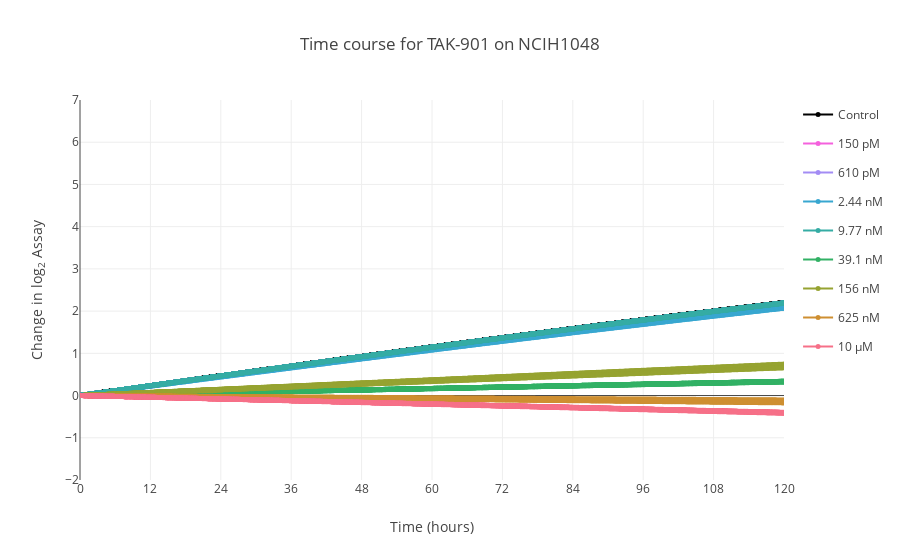

Notebook code cell kept with this figure:
### Code cell
plot_time_course(d, log_yaxis=True)

### Figure 1 — Plotly figure (JSON) as saved in the notebook; plotly's stock layout.template omitted (floating-point values rounded to 4 significant figures; data arrays with more than 128 entries replaced by an {"elided": "..."} marker saying what was removed)
{"data": [{"legendgroup": "__Control", "line": {"color": "black", "shape": "spline"}, "marker": {"size": 5}, "mode": "lines+markers", "name": "Control", "showlegend": true, "type": "scatter", "x": {"elided": "501 float values"}, "y": {"elided": "501 float values"}}, {"legendgroup": "__Control", "line": {"color": "black", "shape": "spline"}, "marker": {"size": 5}, "mode": "lines+markers", "name": "Control", "showlegend": false, "type": "scatter", "x": {"elided": "501 float values"}, "y": {"elided": "501 float values"}}, {"legendgroup": "__Control", "line": {"color": "black", "shape": "spline"}, "marker": {"size": 5}, "mode": "lines+markers", "name": "Control", "showlegend": false, "type": "scatter", "x": {"elided": "501 float values"}, "y": {"elided": "501 float values"}}, {"legendgroup": "__Control", "line": {"color": "black", "shape": "spline"}, "marker": {"size": 5}, "mode": "lines+markers", "name": "Control", "showlegend": false, "type": "scatter", "x": {"elided": "501 float values"}, "y": {"elided": "501 float values"}}, {"legendgroup": "__Control", "line": {"color": "black", "shape": "spline"}, "marker": {"size": 5}, "mode": "lines+markers", "name": "Control", "showlegend": false, "type": "scatter", "x": {"elided": "501 float values"}, "y": {"elided": "501 float values"}}, {"legendgroup": "__Control", "line": {"color": "black", "shape": "spline"}, "marker": {"size": 5}, "mode": "lines+markers", "name": "Control", "showlegend": false, "type": "scatter", "x": {"elided": "501 float values"}, "y": {"elided": "501 float values"}}, {"legendgroup": "__Control", "line": {"color": "black", "shape": "spline"}, "marker": {"size": 5}, "mode": "lines+markers", "name": "Control", "showlegend": false, "type": "scatter", "x": {"elided": "501 float values"}, "y": {"elided": "501 float values"}}, {"legendgroup": "__Control", "line": {"color": "black", "shape": "spline"}, "marker": {"size": 5}, "mode": "lines+markers", "name": "Control", "showlegend": false, "type": "scatter", "x": {"elided": "501 float values"}, "y": {"elided": "501 float values"}}, {"legendgroup": "__Control", "line": {"color": "black", "shape": "spline"}, "marker": {"size": 5}, "mode": "lines+markers", "name": "Control", "showlegend": false, "type": "scatter", "x": {"elided": "501 float values"}, "y": {"elided": "501 float values"}}, {"customdata": [{"csvname": [1.5e-10]}], "legendgroup": "150 pM", "line": {"color": "rgb(244, 97, 221)", "shape": "spline"}, "marker": {"size": 5}, "mode": "lines+markers", "name": "150 pM", "showlegend": true, "type": "scatter", "x": {"elided": "501 float values"}, "y": {"elided": "501 float values"}}, {"customdata": [{"csvname": [1.5e-10]}], "legendgroup": "150 pM", "line": {"color": "rgb(244, 97, 221)", "shape": "spline"}, "marker": {"size": 5}, "mode": "lines+markers", "name": "150 pM", "showlegend": false, "type": "scatter", "x": {"elided": "501 float values"}, "y": {"elided": "501 float values"}}, {"customdata": [{"csvname": [1.5e-10]}], "legendgroup": "150 pM", "line": {"color": "rgb(244, 97, 221)", "shape": "spline"}, "marker": {"size": 5}, "mode": "lines+markers", "name": "150 pM", "showlegend": false, "type": "scatter", "x": {"elided": "501 float values"}, "y": {"elided": "501 float values"}}, {"customdata": [{"csvname": [1.5e-10]}], "legendgroup": "150 pM", "line": {"color": "rgb(244, 97, 221)", "shape": "spline"}, "marker": {"size": 5}, "mode": "lines+markers", "name": "150 pM", "showlegend": false, "type": "scatter", "x": {"elided": "501 float values"}, "y": {"elided": "501 float values"}}, {"customdata": [{"csvname": [1.5e-10]}], "legendgroup": "150 pM", "line": {"color": "rgb(244, 97, 221)", "shape": "spline"}, "marker": {"size": 5}, "mode": "lines+markers", "name": "150 pM", "showlegend": false, "type": "scatter", "x": {"elided": "501 float values"}, "y": {"elided": "501 float values"}}, {"customdata": [{"csvname": [1.5e-10]}], "legendgroup": "150 pM", "line": {"color": "rgb(244, 97, 221)", "shape": "spline"}, "marker": {"size": 5}, "mode": "lines+markers", "name": "150 pM", "showlegend": false, "type": "scatter", "x": {"elided": "501 float values"}, "y": {"elided": "501 float values"}}, {"customdata": [{"csvname": [1.5e-10]}], "legendgroup": "150 pM", "line": {"color": "rgb(244, 97, 221)", "shape": "spline"}, "marker": {"size": 5}, "mode": "lines+markers", "name": "150 pM", "showlegend": false, "type": "scatter", "x": {"elided": "501 float values"}, "y": {"elided": "501 float values"}}, {"customdata": [{"csvname": [1.5e-10]}], "legendgroup": "150 pM", "line": {"color": "rgb(244, 97, 221)", "shape": "spline"}, "marker": {"size": 5}, "mode": "lines+markers", "name": "150 pM", "showlegend": false, "type": "scatter", "x": {"elided": "501 float values"}, "y": {"elided": "501 float values"}}, {"customdata": [{"csvname": [1.5e-10]}], "legendgroup": "150 pM", "line": {"color": "rgb(244, 97, 221)", "shape": "spline"}, "marker": {"size": 5}, "mode": "lines+markers", "name": "150 pM", "showlegend": false, "type": "scatter", "x": {"elided": "501 float values"}, "y": {"elided": "501 float values"}}, {"customdata": [{"csvname": [6.1e-10]}], "legendgroup": "610 pM", "line": {"color": "rgb(163, 140, 244)", "shape": "spline"}, "marker": {"size": 5}, "mode": "lines+markers", "name": "610 pM", "showlegend": true, "type": "scatter", "x": {"elided": "501 float values"}, "y": {"elided": "501 float values"}}, {"customdata": [{"csvname": [6.1e-10]}], "legendgroup": "610 pM", "line": {"color": "rgb(163, 140, 244)", "shape": "spline"}, "marker": {"size": 5}, "mode": "lines+markers", "name": "610 pM", "showlegend": false, "type": "scatter", "x": {"elided": "501 float values"}, "y": {"elided": "501 float values"}}, {"customdata": [{"csvname": [6.1e-10]}], "legendgroup": "610 pM", "line": {"color": "rgb(163, 140, 244)", "shape": "spline"}, "marker": {"size": 5}, "mode": "lines+markers", "name": "610 pM", "showlegend": false, "type": "scatter", "x": {"elided": "501 float values"}, "y": {"elided": "501 float values"}}, {"customdata": [{"csvname": [6.1e-10]}], "legendgroup": "610 pM", "line": {"color": "rgb(163, 140, 244)", "shape": "spline"}, "marker": {"size": 5}, "mode": "lines+markers", "name": "610 pM", "showlegend": false, "type": "scatter", "x": {"elided": "501 float values"}, "y": {"elided": "501 float values"}}, {"customdata": [{"csvname": [6.1e-10]}], "legendgroup": "610 pM", "line": {"color": "rgb(163, 140, 244)", "shape": "spline"}, "marker": {"size": 5}, "mode": "lines+markers", "name": "610 pM", "showlegend": false, "type": "scatter", "x": {"elided": "501 float values"}, "y": {"elided": "501 float values"}}, {"customdata": [{"csvname": [6.1e-10]}], "legendgroup": "610 pM", "line": {"color": "rgb(163, 140, 244)", "shape": "spline"}, "marker": {"size": 5}, "mode": "lines+markers", "name": "610 pM", "showlegend": false, "type": "scatter", "x": {"elided": "501 float values"}, "y": {"elided": "501 float values"}}, {"customdata": [{"csvname": [6.1e-10]}], "legendgroup": "610 pM", "line": {"color": "rgb(163, 140, 244)", "shape": "spline"}, "marker": {"size": 5}, "mode": "lines+markers", "name": "610 pM", "showlegend": false, "type": "scatter", "x": {"elided": "501 float values"}, "y": {"elided": "501 float values"}}, {"customdata": [{"csvname": [6.1e-10]}], "legendgroup": "610 pM", "line": {"color": "rgb(163, 140, 244)", "shape": "spline"}, "marker": {"size": 5}, "mode": "lines+markers", "name": "610 pM", "showlegend": false, "type": "scatter", "x": {"elided": "501 float values"}, "y": {"elided": "501 float values"}}, {"customdata": [{"csvname": [6.1e-10]}], "legendgroup": "610 pM", "line": {"color": "rgb(163, 140, 244)", "shape": "spline"}, "marker": {"size": 5}, "mode": "lines+markers", "name": "610 pM", "showlegend": false, "type": "scatter", "x": {"elided": "501 float values"}, "y": {"elided": "501 float values"}}, {"customdata": [{"csvname": [2.44e-09]}], "legendgroup": "2.44 nM", "line": {"color": "rgb(56, 167, 208)", "shape": "spline"}, "marker": {"size": 5}, "mode": "lines+markers", "name": "2.44 nM", "showlegend": true, "type": "scatter", "x": {"elided": "501 float values"}, "y": {"elided": "501 float values"}}, {"customdata": [{"csvname": [2.44e-09]}], "legendgroup": "2.44 nM", "line": {"color": "rgb(56, 167, 208)", "shape": "spline"}, "marker": {"size": 5}, "mode": "lines+markers", "name": "2.44 nM", "showlegend": false, "type": "scatter", "x": {"elided": "501 float values"}, "y": {"elided": "501 float values"}}, {"customdata": [{"csvname": [2.44e-09]}], "legendgroup": "2.44 nM", "line": {"color": "rgb(56, 167, 208)", "shape": "spline"}, "marker": {"size": 5}, "mode": "lines+markers", "name": "2.44 nM", "showlegend": false, "type": "scatter", "x": {"elided": "501 float values"}, "y": {"elided": "501 float values"}}, {"customdata": [{"csvname": [2.44e-09]}], "legendgroup": "2.44 nM", "line": {"color": "rgb(56, 167, 208)", "shape": "spline"}, "marker": {"size": 5}, "mode": "lines+markers", "name": "2.44 nM", "showlegend": false, "type": "scatter", "x": {"elided": "501 float values"}, "y": {"elided": "501 float values"}}, {"customdata": [{"csvname": [2.44e-09]}], "legendgroup": "2.44 nM", "line": {"color": "rgb(56, 167, 208)", "shape": "spline"}, "marker": {"size": 5}, "mode": "lines+markers", "name": "2.44 nM", "showlegend": false, "type": "scatter", "x": {"elided": "501 float values"}, "y": {"elided": "501 float values"}}, {"customdata": [{"csvname": [2.44e-09]}], "legendgroup": "2.44 nM", "line": {"color": "rgb(56, 167, 208)", "shape": "spline"}, "marker": {"size": 5}, "mode": "lines+markers", "name": "2.44 nM", "showlegend": false, "type": "scatter", "x": {"elided": "501 float values"}, "y": {"elided": "501 float values"}}, {"customdata": [{"csvname": [2.44e-09]}], "legendgroup": "2.44 nM", "line": {"color": "rgb(56, 167, 208)", "shape": "spline"}, "marker": {"size": 5}, "mode": "lines+markers", "name": "2.44 nM", "showlegend": false, "type": "scatter", "x": {"elided": "501 float values"}, "y": {"elided": "501 float values"}}, {"customdata": [{"csvname": [2.44e-09]}], "legendgroup": "2.44 nM", "line": {"color": "rgb(56, 167, 208)", "shape": "spline"}, "marker": {"size": 5}, "mode": "lines+markers", "name": "2.44 nM", "showlegend": false, "type": "scatter", "x": {"elided": "501 float values"}, "y": {"elided": "501 float values"}}, {"customdata": [{"csvname": [2.44e-09]}], "legendgroup": "2.44 nM", "line": {"color": "rgb(56, 167, 208)", "shape": "spline"}, "marker": {"size": 5}, "mode": "lines+markers", "name": "2.44 nM", "showlegend": false, "type": "scatter", "x": {"elided": "501 float values"}, "y": {"elided": "501 float values"}}, {"customdata": [{"csvname": [9.77e-09]}], "legendgroup": "9.77 nM", "line": {"color": "rgb(53, 172, 164)", "shape": "spline"}, "marker": {"size": 5}, "mode": "lines+markers", "name": "9.77 nM", "showlegend": true, "type": "scatter", "x": {"elided": "501 float values"}, "y": {"elided": "501 float values"}}, {"customdata": [{"csvname": [9.77e-09]}], "legendgroup": "9.77 nM", "line": {"color": "rgb(53, 172, 164)", "shape": "spline"}, "marker": {"size": 5}, "mode": "lines+markers", "name": "9.77 nM", "showlegend": false, "type": "scatter", "x": {"elided": "501 float values"}, "y": {"elided": "501 float values"}}, {"customdata": [{"csvname": [9.77e-09]}], "legendgroup": "9.77 nM", "line": {"color": "rgb(53, 172, 164)", "shape": "spline"}, "marker": {"size": 5}, "mode": "lines+markers", "name": "9.77 nM", "showlegend": false, "type": "scatter", "x": {"elided": "501 float values"}, "y": {"elided": "501 float values"}}, {"customdata": [{"csvname": [9.77e-09]}], "legendgroup": "9.77 nM", "line": {"color": "rgb(53, 172, 164)", "shape": "spline"}, "marker": {"size": 5}, "mode": "lines+markers", "name": "9.77 nM", "showlegend": false, "type": "scatter", "x": {"elided": "501 float values"}, "y": {"elided": "501 float values"}}, {"customdata": [{"csvname": [9.77e-09]}], "legendgroup": "9.77 nM", "line": {"color": "rgb(53, 172, 164)", "shape": "spline"}, "marker": {"size": 5}, "mode": "lines+markers", "name": "9.77 nM", "showlegend": false, "type": "scatter", "x": {"elided": "501 float values"}, "y": {"elided": "501 float values"}}, {"customdata": [{"csvname": [9.77e-09]}], "legendgroup": "9.77 nM", "line": {"color": "rgb(53, 172, 164)", "shape": "spline"}, "marker": {"size": 5}, "mode": "lines+markers", "name": "9.77 nM", "showlegend": false, "type": "scatter", "x": {"elided": "501 float values"}, "y": {"elided": "501 float values"}}, {"customdata": [{"csvname": [9.77e-09]}], "legendgroup": "9.77 nM", "line": {"color": "rgb(53, 172, 164)", "shape": "spline"}, "marker": {"size": 5}, "mode": "lines+markers", "name": "9.77 nM", "showlegend": false, "type": "scatter", "x": {"elided": "501 float values"}, "y": {"elided": "501 float values"}}, {"customdata": [{"csvname": [9.77e-09]}], "legendgroup": "9.77 nM", "line": {"color": "rgb(53, 172, 164)", "shape": "spline"}, "marker": {"size": 5}, "mode": "lines+markers", "name": "9.77 nM", "showlegend": false, "type": "scatter", "x": {"elided": "501 float values"}, "y": {"elided": "501 float values"}}, {"customdata": [{"csvname": [9.77e-09]}], "legendgroup": "9.77 nM", "line": {"color": "rgb(53, 172, 164)", "shape": "spline"}, "marker": {"size": 5}, "mode": "lines+markers", "name": "9.77 nM", "showlegend": false, "type": "scatter", "x": {"elided": "501 float values"}, "y": {"elided": "501 float values"}}, {"customdata": [{"csvname": [3.91e-08]}], "legendgroup": "39.1 nM", "line": {"color": "rgb(50, 177, 101)", "shape": "spline"}, "marker": {"size": 5}, "mode": "lines+markers", "name": "39.1 nM", "showlegend": true, "type": "scatter", "x": {"elided": "501 float values"}, "y": {"elided": "501 float values"}}, {"customdata": [{"csvname": [3.91e-08]}], "legendgroup": "39.1 nM", "line": {"color": "rgb(50, 177, 101)", "shape": "spline"}, "marker": {"size": 5}, "mode": "lines+markers", "name": "39.1 nM", "showlegend": false, "type": "scatter", "x": {"elided": "501 float values"}, "y": {"elided": "501 float values"}}, {"customdata": [{"csvname": [3.91e-08]}], "legendgroup": "39.1 nM", "line": {"color": "rgb(50, 177, 101)", "shape": "spline"}, "marker": {"size": 5}, "mode": "lines+markers", "name": "39.1 nM", "showlegend": false, "type": "scatter", "x": {"elided": "501 float values"}, "y": {"elided": "501 float values"}}, {"customdata": [{"csvname": [3.91e-08]}], "legendgroup": "39.1 nM", "line": {"color": "rgb(50, 177, 101)", "shape": "spline"}, "marker": {"size": 5}, "mode": "lines+markers", "name": "39.1 nM", "showlegend": false, "type": "scatter", "x": {"elided": "501 float values"}, "y": {"elided": "501 float values"}}, {"customdata": [{"csvname": [3.91e-08]}], "legendgroup": "39.1 nM", "line": {"color": "rgb(50, 177, 101)", "shape": "spline"}, "marker": {"size": 5}, "mode": "lines+markers", "name": "39.1 nM", "showlegend": false, "type": "scatter", "x": {"elided": "501 float values"}, "y": {"elided": "501 float values"}}, {"customdata": [{"csvname": [3.91e-08]}], "legendgroup": "39.1 nM", "line": {"color": "rgb(50, 177, 101)", "shape": "spline"}, "marker": {"size": 5}, "mode": "lines+markers", "name": "39.1 nM", "showlegend": false, "type": "scatter", "x": {"elided": "501 float values"}, "y": {"elided": "501 float values"}}, {"customdata": [{"csvname": [3.91e-08]}], "legendgroup": "39.1 nM", "line": {"color": "rgb(50, 177, 101)", "shape": "spline"}, "marker": {"size": 5}, "mode": "lines+markers", "name": "39.1 nM", "showlegend": false, "type": "scatter", "x": {"elided": "501 float values"}, "y": {"elided": "501 float values"}}, {"customdata": [{"csvname": [3.91e-08]}], "legendgroup": "39.1 nM", "line": {"color": "rgb(50, 177, 101)", "shape": "spline"}, "marker": {"size": 5}, "mode": "lines+markers", "name": "39.1 nM", "showlegend": false, "type": "scatter", "x": {"elided": "501 float values"}, "y": {"elided": "501 float values"}}, {"customdata": [{"csvname": [3.91e-08]}], "legendgroup": "39.1 nM", "line": {"color": "rgb(50, 177, 101)", "shape": "spline"}, "marker": {"size": 5}, "mode": "lines+markers", "name": "39.1 nM", "showlegend": false, "type": "scatter", "x": {"elided": "501 float values"}, "y": {"elided": "501 float values"}}, {"customdata": [{"csvname": [1.56e-07]}], "legendgroup": "156 nM", "line": {"color": "rgb(150, 163, 49)", "shape": "spline"}, "marker": {"size": 5}, "mode": "lines+markers", "name": "156 nM", "showlegend": true, "type": "scatter", "x": {"elided": "501 float values"}, "y": {"elided": "501 float values"}}, {"customdata": [{"csvname": [1.56e-07]}], "legendgroup": "156 nM", "line": {"color": "rgb(150, 163, 49)", "shape": "spline"}, "marker": {"size": 5}, "mode": "lines+markers", "name": "156 nM", "showlegend": false, "type": "scatter", "x": {"elided": "501 float values"}, "y": {"elided": "501 float values"}}, {"customdata": [{"csvname": [1.56e-07]}], "legendgroup": "156 nM", "line": {"color": "rgb(150, 163, 49)", "shape": "spline"}, "marker": {"size": 5}, "mode": "lines+markers", "name": "156 nM", "showlegend": false, "type": "scatter", "x": {"elided": "501 float values"}, "y": {"elided": "501 float values"}}, {"customdata": [{"csvname": [1.56e-07]}], "legendgroup": "156 nM", "line": {"color": "rgb(150, 163, 49)", "shape": "spline"}, "marker": {"size": 5}, "mode": "lines+markers", "name": "156 nM", "showlegend": false, "type": "scatter", "x": {"elided": "501 float values"}, "y": {"elided": "501 float values"}}, {"customdata": [{"csvname": [1.56e-07]}], "legendgroup": "156 nM", "line": {"color": "rgb(150, 163, 49)", "shape": "spline"}, "marker": {"size": 5}, "mode": "lines+markers", "name": "156 nM", "showlegend": false, "type": "scatter", "x": {"elided": "501 float values"}, "y": {"elided": "501 float values"}}, {"customdata": [{"csvname": [1.56e-07]}], "legendgroup": "156 nM", "line": {"color": "rgb(150, 163, 49)", "shape": "spline"}, "marker": {"size": 5}, "mode": "lines+markers", "name": "156 nM", "showlegend": false, "type": "scatter", "x": {"elided": "501 float values"}, "y": {"elided": "501 float values"}}, {"customdata": [{"csvname": [1.56e-07]}], "legendgroup": "156 nM", "line": {"color": "rgb(150, 163, 49)", "shape": "spline"}, "marker": {"size": 5}, "mode": "lines+markers", "name": "156 nM", "showlegend": false, "type": "scatter", "x": {"elided": "501 float values"}, "y": {"elided": "501 float values"}}, {"customdata": [{"csvname": [1.56e-07]}], "legendgroup": "156 nM", "line": {"color": "rgb(150, 163, 49)", "shape": "spline"}, "marker": {"size": 5}, "mode": "lines+markers", "name": "156 nM", "showlegend": false, "type": "scatter", "x": {"elided": "501 float values"}, "y": {"elided": "501 float values"}}, {"customdata": [{"csvname": [1.56e-07]}], "legendgroup": "156 nM", "line": {"color": "rgb(150, 163, 49)", "shape": "spline"}, "marker": {"size": 5}, "mode": "lines+markers", "name": "156 nM", "showlegend": false, "type": "scatter", "x": {"elided": "501 float values"}, "y": {"elided": "501 float values"}}, {"customdata": [{"csvname": [6.25e-07]}], "legendgroup": "625 nM", "line": {"color": "rgb(206, 143, 49)", "shape": "spline"}, "marker": {"size": 5}, "mode": "lines+markers", "name": "625 nM", "showlegend": true, "type": "scatter", "x": {"elided": "501 float values"}, "y": {"elided": "501 float values"}}, {"customdata": [{"csvname": [6.25e-07]}], "legendgroup": "625 nM", "line": {"color": "rgb(206, 143, 49)", "shape": "spline"}, "marker": {"size": 5}, "mode": "lines+markers", "name": "625 nM", "showlegend": false, "type": "scatter", "x": {"elided": "501 float values"}, "y": {"elided": "501 float values"}}, {"customdata": [{"csvname": [6.25e-07]}], "legendgroup": "625 nM", "line": {"color": "rgb(206, 143, 49)", "shape": "spline"}, "marker": {"size": 5}, "mode": "lines+markers", "name": "625 nM", "showlegend": false, "type": "scatter", "x": {"elided": "501 float values"}, "y": {"elided": "501 float values"}}, {"customdata": [{"csvname": [6.25e-07]}], "legendgroup": "625 nM", "line": {"color": "rgb(206, 143, 49)", "shape": "spline"}, "marker": {"size": 5}, "mode": "lines+markers", "name": "625 nM", "showlegend": false, "type": "scatter", "x": {"elided": "501 float values"}, "y": {"elided": "501 float values"}}, {"customdata": [{"csvname": [6.25e-07]}], "legendgroup": "625 nM", "line": {"color": "rgb(206, 143, 49)", "shape": "spline"}, "marker": {"size": 5}, "mode": "lines+markers", "name": "625 nM", "showlegend": false, "type": "scatter", "x": {"elided": "501 float values"}, "y": {"elided": "501 float values"}}, {"customdata": [{"csvname": [6.25e-07]}], "legendgroup": "625 nM", "line": {"color": "rgb(206, 143, 49)", "shape": "spline"}, "marker": {"size": 5}, "mode": "lines+markers", "name": "625 nM", "showlegend": false, "type": "scatter", "x": {"elided": "501 float values"}, "y": {"elided": "501 float values"}}, {"customdata": [{"csvname": [6.25e-07]}], "legendgroup": "625 nM", "line": {"color": "rgb(206, 143, 49)", "shape": "spline"}, "marker": {"size": 5}, "mode": "lines+markers", "name": "625 nM", "showlegend": false, "type": "scatter", "x": {"elided": "501 float values"}, "y": {"elided": "501 float values"}}, {"customdata": [{"csvname": [6.25e-07]}], "legendgroup": "625 nM", "line": {"color": "rgb(206, 143, 49)", "shape": "spline"}, "marker": {"size": 5}, "mode": "lines+markers", "name": "625 nM", "showlegend": false, "type": "scatter", "x": {"elided": "501 float values"}, "y": {"elided": "501 float values"}}, {"customdata": [{"csvname": [6.25e-07]}], "legendgroup": "625 nM", "line": {"color": "rgb(206, 143, 49)", "shape": "spline"}, "marker": {"size": 5}, "mode": "lines+markers", "name": "625 nM", "showlegend": false, "type": "scatter", "x": {"elided": "501 float values"}, "y": {"elided": "501 float values"}}, {"customdata": [{"csvname": [1e-05]}], "legendgroup": "10 μM", "line": {"color": "rgb(246, 112, 136)", "shape": "spline"}, "marker": {"size": 5}, "mode": "lines+markers", "name": "10 μM", "showlegend": true, "type": "scatter", "x": {"elided": "501 float values"}, "y": {"elided": "501 float values"}}, {"customdata": [{"csvname": [1e-05]}], "legendgroup": "10 μM", "line": {"color": "rgb(246, 112, 136)", "shape": "spline"}, "marker": {"size": 5}, "mode": "lines+markers", "name": "10 μM", "showlegend": false, "type": "scatter", "x": {"elided": "501 float values"}, "y": {"elided": "501 float values"}}, {"customdata": [{"csvname": [1e-05]}], "legendgroup": "10 μM", "line": {"color": "rgb(246, 112, 136)", "shape": "spline"}, "marker": {"size": 5}, "mode": "lines+markers", "name": "10 μM", "showlegend": false, "type": "scatter", "x": {"elided": "501 float values"}, "y": {"elided": "501 float values"}}, {"customdata": [{"csvname": [1e-05]}], "legendgroup": "10 μM", "line": {"color": "rgb(246, 112, 136)", "shape": "spline"}, "marker": {"size": 5}, "mode": "lines+markers", "name": "10 μM", "showlegend": false, "type": "scatter", "x": {"elided": "501 float values"}, "y": {"elided": "501 float values"}}, {"customdata": [{"csvname": [1e-05]}], "legendgroup": "10 μM", "line": {"color": "rgb(246, 112, 136)", "shape": "spline"}, "marker": {"size": 5}, "mode": "lines+markers", "name": "10 μM", "showlegend": false, "type": "scatter", "x": {"elided": "501 float values"}, "y": {"elided": "501 float values"}}, {"customdata": [{"csvname": [1e-05]}], "legendgroup": "10 μM", "line": {"color": "rgb(246, 112, 136)", "shape": "spline"}, "marker": {"size": 5}, "mode": "lines+markers", "name": "10 μM", "showlegend": false, "type": "scatter", "x": {"elided": "501 float values"}, "y": {"elided": "501 float values"}}, {"customdata": [{"csvname": [1e-05]}], "legendgroup": "10 μM", "line": {"color": "rgb(246, 112, 136)", "shape": "spline"}, "marker": {"size": 5}, "mode": "lines+markers", "name": "10 μM", "showlegend": false, "type": "scatter", "x": {"elided": "501 float values"}, "y": {"elided": "501 float values"}}, {"customdata": [{"csvname": [1e-05]}], "legendgroup": "10 μM", "line": {"color": "rgb(246, 112, 136)", "shape": "spline"}, "marker": {"size": 5}, "mode": "lines+markers", "name": "10 μM", "showlegend": false, "type": "scatter", "x": {"elided": "501 float values"}, "y": {"elided": "501 float values"}}, {"customdata": [{"csvname": [1e-05]}], "legendgroup": "10 μM", "line": {"color": "rgb(246, 112, 136)", "shape": "spline"}, "marker": {"size": 5}, "mode": "lines+markers", "name": "10 μM", "showlegend": false, "type": "scatter", "x": {"elided": "501 float values"}, "y": {"elided": "501 float values"}}], "layout": {"title": {"text": "Time course for TAK-901 on NCIH1048"}, "xaxis": {"dtick": 12, "range": [0, 120], "title": {"text": "Time (hours)"}}, "yaxis": {"range": [-2, 7], "title": {"text": "Change in log<sub>2</sub> Assay"}}}}
